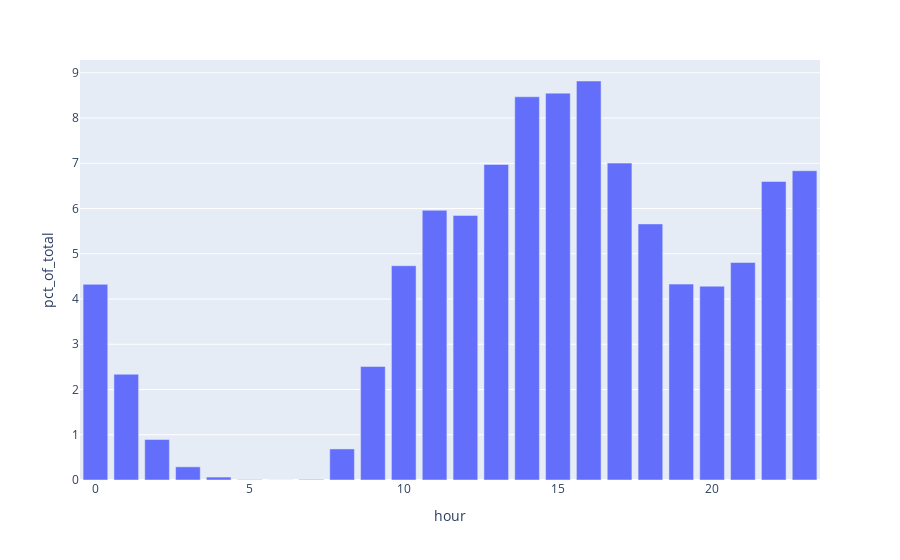

Here is the notebook cell this chart was saved with:
### Markdown cell above
Using Plotly to create both interactive (.html) and static (.png) hourly keypress charts:

### Code cell
px_keypresses_by_hour = px.bar(df_hourly_pivot, x = 'hour', y = 'pct_of_total')
px_keypresses_by_hour.write_html(r'graphs\px_keypresses_by_hour.html')
px_keypresses_by_hour

### Figure 1 — Plotly figure (JSON) as saved in the notebook; plotly's stock layout.template omitted (floating-point values rounded to 4 significant figures)
{"data": [{"alignmentgroup": "True", "hovertemplate": "hour=%{x}<br>pct_of_total=%{y}<extra></extra>", "legendgroup": "", "marker": {"color": "#636efa", "pattern": {"shape": ""}}, "name": "", "offsetgroup": "", "orientation": "v", "showlegend": false, "textposition": "auto", "type": "bar", "x": [0, 1, 2, 3, 4, 5, 6, 7, 8, 9, 10, 11, 12, 13, 14, 15, 16, 17, 18, 19, 20, 21, 22, 23], "xaxis": "x", "y": [4.325, 2.337, 0.8949, 0.291, 0.06477, 0.007822, 0.001491, 0.01234, 0.6863, 2.509, 4.735, 5.96, 5.848, 6.974, 8.469, 8.55, 8.818, 7.004, 5.659, 4.33, 4.283, 4.807, 6.599, 6.835], "yaxis": "y"}], "layout": {"barmode": "relative", "legend": {"tracegroupgap": 0}, "margin": {"t": 60}, "xaxis": {"anchor": "y", "domain": [0, 1], "title": {"text": "hour"}}, "yaxis": {"anchor": "x", "domain": [0, 1], "title": {"text": "pct_of_total"}}}}
